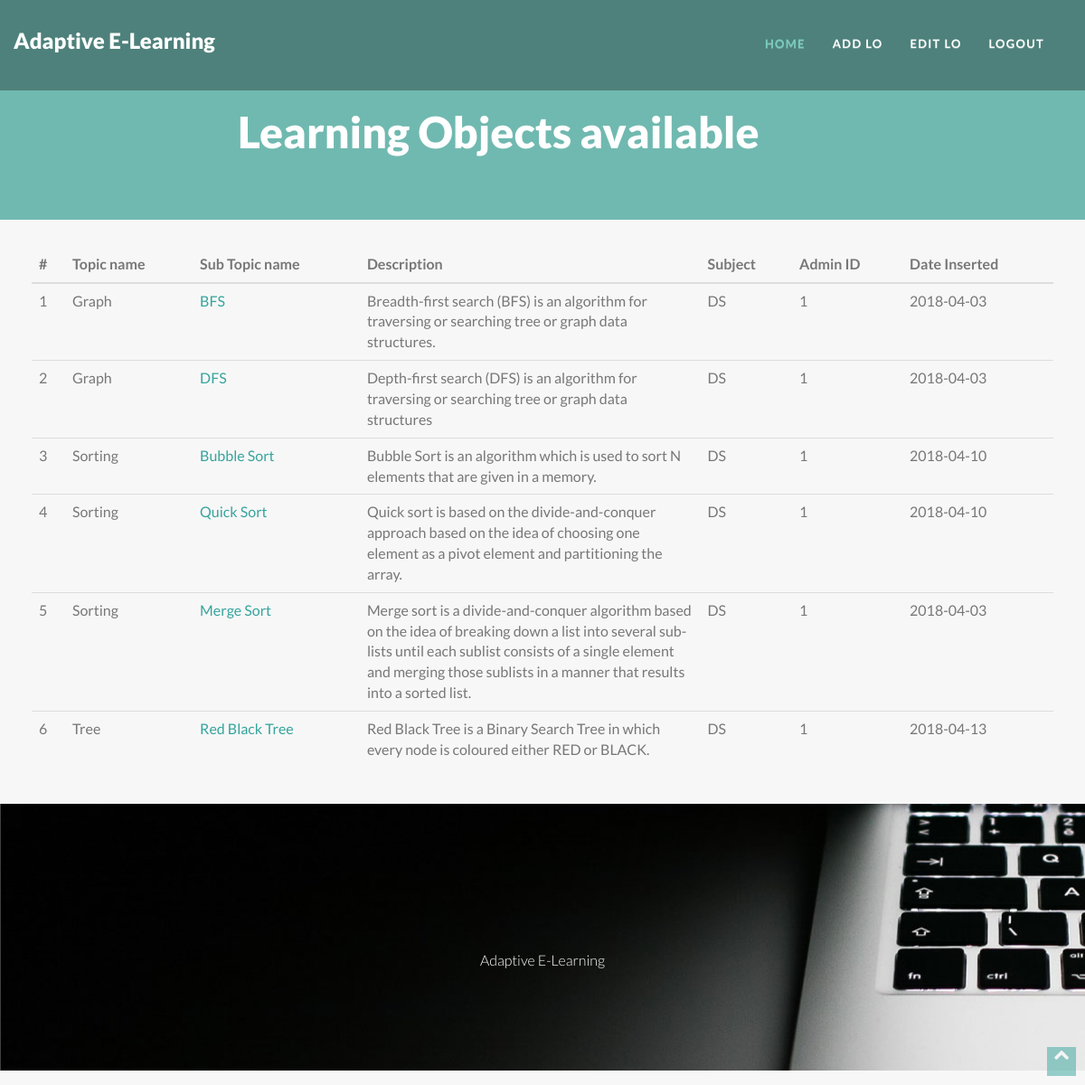
/admin/ViewLO.php (signed in), run on the app's committed database.
### tables this page shows
CREATE TABLE `topic_1` (
  `tid` int(11) NOT NULL,
  `name` varchar(20) NOT NULL,
  `sname` varchar(25) NOT NULL,
  `descp` text NOT NULL,
  `keyword` varchar(100) NOT NULL,
  `type` varchar(10) NOT NULL,
  `intro` text NOT NULL,
  `algo` text NOT NULL,
  `flow` text NOT NULL,
  `eg` text NOT NULL,
  `impl` text NOT NULL,
  `video` text NOT NULL,
  `aid` int(11) NOT NULL,
  `date` date NOT NULL,
  `count` int(11) NOT NULL,
  `status` int(11) NOT NULL
);

### admin/ViewLO.php (the view, shortened to what this page needs)
<?php
if(isset($_SESSION['aid']))
{
?>
<html class="no-js">
<head>
  <link rel="stylesheet" type="text/css" href="css/isotope.css" media="screen" />
  <link rel="stylesheet" href="js/fancybox/jquery.fancybox.css" type="text/css" media="screen" />
  <link rel="stylesheet" href="css/bootstrap.css">
  <link rel="stylesheet" href="css/bootstrap-theme.css">
  <link rel="stylesheet" href="css/style.css">
  <link rel="stylesheet" href="css/style1.css">
  <link rel="stylesheet" href="skin/default.css">
</head>
<body>
  <div class="navbar navbar-fixed-top" role="navigation" data-0="line-height:100px; height:100px; background-color:rgba(0,0,0,0.3);" data-300="line-height:60px; height:60px; background-color:rgba(0,0,0,1);">
    <div class="container">
      <div class="navbar-header">
        <h1><a  class="navbar-brand" href="index.html" data-0="line-height:90px;" data-300="line-height:50px;">			Adaptive E-Learning
					</a></h1>
      </div>
      <div class="navbar-collapse collapse" style="margin-top:7px;">
        <ul class="nav navbar-nav" data-0="margin-top:20px;" data-300="margin-top:5px;">
          <li class="active"><a href="admin_home.php">Home</a></li>
          <li><a href="AddLO.php">Add LO</a></li>
		  <li><a href="EditLO.php">Edit LO</a></li>
		  <li><a href="logout.php">Logout</a></li>
        </ul>
      </div>
    </div>
  </div>
  <section class="featured"  >
    <div class="container">
      <div class="row mar-bot40">
        <div class="col-md-9 col-md-offset-1">
          <div class="align-center">
            <h2 class="slogan" >Learning Objects available</h2>
          </div>
        </div>
      </div>
    </div>
  </section>
	<section>
		<div class="container" style="margin-top:10px;padding:20px">
			<div class="row">
				<div class="col-md-12">
				<?php
				$conn=mysqli_connect('localhost','root','');
					mysqli_select_db($conn,'adaptive');
					$sql="select * from topic_1";
					$result=mysqli_query($conn,$sql);
					echo "<div class='table-responsive'>
					<table class='table table-hover'>
					<thead>
					<tr>
					<th>#</th>
					<th>Topic name</th>
					<th>Sub Topic name</th>
					<th>Description</th>
					<th>Subject</th>
					<th>Admin ID</th>
					<th>Date Inserted</th>
					</tr>
					</thead>
					<tbody>";
					while($row=mysqli_fetch_assoc($result))
					{
					echo "<tr>";
					echo "<td>" . $row['tid'] . "</td>";
					echo "<td>" . $row['name'] . "</td>";
					echo "<td><a href='desc.php?tid=". $row['tid'] ."'>" . $row['sname'] . "</a></td>";
					echo "<td class='col-md-4' >" . $row['descp'] . "</td>";
					echo "<td>" . $row['type'] . "</td>";
					echo "<td>" . $row['aid'] . "</td>";
					echo "<td>" . $row['date'] . "</td>";
					echo "</tr>";
					}
					echo "</tbody></table>";
				?>
				</div>
			</div>
		</div>
	</section>
  <section id="parallax1" class="section pad-top40 pad-bot40" data-stellar-background-ratio="0.5" style="margin-bottom:-400px;">
    <div class="container">
      <div class="align-center pad-top40 pad-bot40">
        <blockquote class="bigquote color-white"></blockquote>
        <p class="color-white">Adaptive E-Learning</p>
      </div>
    </div>
  </section>
  <a href="#header" class="scrollup"><i class="fa fa-chevron-up"></i></a>
</body>
</html>
<?php
}
else
{
echo "<script>window.open('Admin.html','_self')</script>";
}
?>

### admin/css/style.css (style rules this page uses)
body { color:#777; background: #f7f7f7; font-size: 16px; line-height: 1.6em; font-weight: 300; text-shadow: none; }
body, h1, h2, h3, h4, h5, h6, .h1, .h2, .h3, .h4, .h5, .h6 { font-family: 'Lato', sans-serif; }
h1, h2, h3, h4, h5, h6 { color:#222; }
h1,h2,h3,h4,h5,h6 { font-style: normal; margin: 0 0 20px 0; }
h1 { font-size: 40px; line-height: 30px; }
h2 { font-size: 32px; }
blockquote { font-family: Georgia, serif; }
blockquote.bigquote { border: none; font-size: 48px; font-weight: 700; line-height: 1.1em; }
article,aside,details,figcaption,figure,footer,header,hgroup,menu,nav,section { display: block; }
.row { z-index: 9999; }
.content,.container { overflow: hidden; }
.color-white { color: #fff; }
.align-center { text-align: center; }
.pad-top40 { padding-top: 40px; }
.pad-bot40 { padding-bottom: 40px; }
.mar-bot40 { margin-bottom: 40px; }
section.section { margin:0; padding: 80px 0 60px 0; }
#parallax1 { background-image: url(../img/parallax/img1.jpg); }
.navbar { line-height: 100px; height: 100px; background-color: rgba(0,0,0,0.3); display: block; vertical-align: middle; text-align: center; margin-bottom: 0; padding-bottom:0; }
.navbar .navbar-collapse { margin-bottom: 0; padding-bottom:0; }
.nav li { height: 100%; line-height: 100%; margin-bottom: 0; padding-bottom:0; }
.nav>li>a { display: table-cell; height: 100%; line-height: 100%; vertical-align: middle; color: #fff; font-weight: 700; font-size: 13px; letter-spacing: .1em; text-transform: uppercase; }
.navbar-nav { float: right; margin-bottom: 0; padding-bottom:0; }
.navbar .navbar-nav > .active > a { color: #fff; }
.navbar .navbar-nav > .active > a { padding-bottom: 22px; }
h1 a.navbar-brand { font-size: 24px; color: #fff; font-weight: 900; text-shadow: none; }
.navbar-brand { padding: 0; display: table-cell; vertical-align: middle; line-height: 90px; }
section.featured { padding: 120px 0 10px; background: #70B9B0; color: #fdfdfd; }
section.featured h2.slogan { color: #fff; font-size: 48px; font-weight: 900; }
a.scrollup { height:32px; width:32px; color:#fff; font-size:18px; line-height:32px; text-align:center; text-decoration:none; position:fixed; bottom:10px; right:10px; z-index:9999; opacity:0.5; }

### admin/skin/default.css (style rules this page uses)
a { color: #35A49C; }
.navbar .navbar-nav > .active > a { color: #79CDC0; }
a.scrollup { background:#35A49C; }

### data on the page
topic_1: tid "1", name "Graph", sname "BFS", descp "Breadth-first search (BFS) is an algorithm for traversing or searching tree or graph data structures.", type "DS", aid "1", date "2018-04-03"
topic_1: tid "2", name "Graph", sname "DFS", descp "Depth-first search (DFS) is an algorithm for traversing or searching tree or graph data structures", type "DS", aid "1", date "2018-04-03"
topic_1: tid "3", name "Sorting", sname "Bubble Sort", descp "Bubble Sort is an algorithm which is used to sort N elements that are given in a memory.", type "DS", aid "1", date "2018-04-10"
topic_1: tid "4", name "Sorting", sname "Quick Sort", descp "Quick sort is based on the divide-and-conquer approach based on the idea of choosing one element as a pivot element and partitioning the array.", type "DS", aid "1", date "2018-04-10"
topic_1: tid "5", name "Sorting", sname "Merge Sort", descp "Merge sort is a divide-and-conquer algorithm based on the idea of breaking down a list into several sub-lists until each sublist consists of a single element and merging those sublists in a manner that results into a sorted list.", type "DS", aid "1", date "2018-04-03"
topic_1: tid "6", name "Tree", sname "Red Black Tree", descp "Red Black Tree is a Binary Search Tree in which every node is coloured either RED or BLACK.", type "DS", aid "1", date "2018-04-13"
